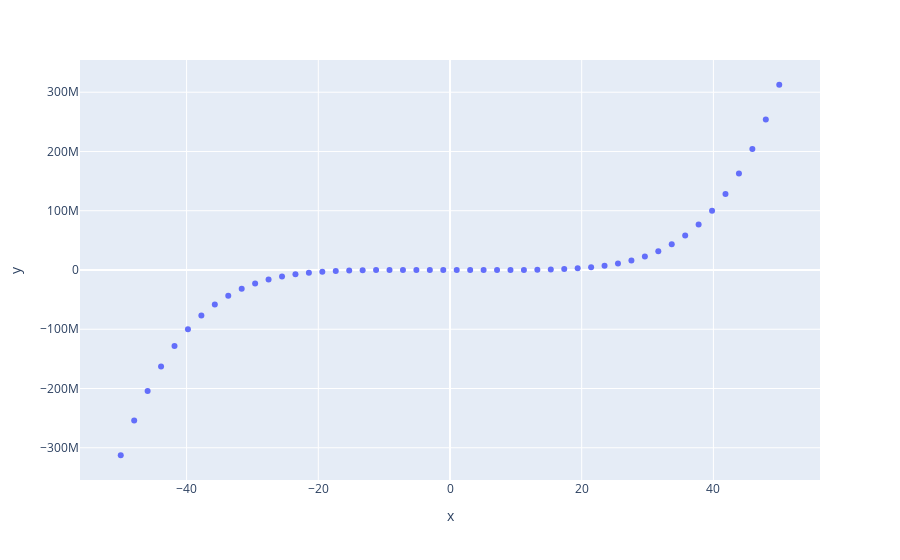

Notebook code for this chart:
### Code cell
import numpy as np
import plotly.express as px

# x-axis data points
x = np.linspace(start=-50, stop=50)

# y-axis data points
y = x ** 5 + x ** 3

# define the plot
fig = px.scatter(x=x, y=y)

fig.show()

### Figure 1 — Plotly figure (JSON) as saved in the notebook; plotly's stock layout.template omitted (floating-point values rounded to 4 significant figures)
{"data": [{"hovertemplate": "x=%{x}<br>y=%{y}<extra></extra>", "legendgroup": "", "marker": {"color": "#636efa", "symbol": "circle"}, "mode": "markers", "name": "", "orientation": "v", "showlegend": false, "type": "scatter", "x": [-50, -47.96, -45.92, -43.88, -41.84, -39.8, -37.76, -35.71, -33.67, -31.63, -29.59, -27.55, -25.51, -23.47, -21.43, -19.39, -17.35, -15.31, -13.27, -11.22, -9.184, -7.143, -5.102, -3.061, -1.02, 1.02, 3.061, 5.102, 7.143, 9.184, 11.22, 13.27, 15.31, 17.35, 19.39, 21.43, 23.47, 25.51, 27.55, 29.59, 31.63, 33.67, 35.71, 37.76, 39.8, 41.84, 43.88, 45.92, 47.96, 50], "xaxis": "x", "y": [-312625000, -253800000.0, -204200000.0, -162700000.0, -128200000.0, -99880000.0, -76770000.0, -58150000.0, -43330000.0, -31700000.0, -22720000.0, -15890000.0, -10820000.0, -7133000.0, -4528000.0, -2747000.0, -1576000.0, -843700.0, -413100.0, -179600.0, -66100.0, -18960.0, -3590.0, -297.5, -2.169, 2.169, 297.5, 3590.0, 18960.0, 66100.0, 179600.0, 413100.0, 843700.0, 1576000.0, 2747000.0, 4528000.0, 7133000.0, 10820000.0, 15890000.0, 22720000.0, 31700000.0, 43330000.0, 58150000.0, 76770000.0, 99880000.0, 128200000.0, 162700000.0, 204200000.0, 253800000.0, 312625000], "yaxis": "y"}], "layout": {"autosize": true, "legend": {"tracegroupgap": 0}, "margin": {"t": 60}, "xaxis": {"anchor": "y", "autorange": true, "domain": [0, 1], "range": [-55.93, 55.93], "title": {"text": "x"}, "type": "linear"}, "yaxis": {"anchor": "x", "autorange": true, "domain": [0, 1], "range": [-361000000.0, 361000000.0], "title": {"text": "y"}, "type": "linear"}}}
